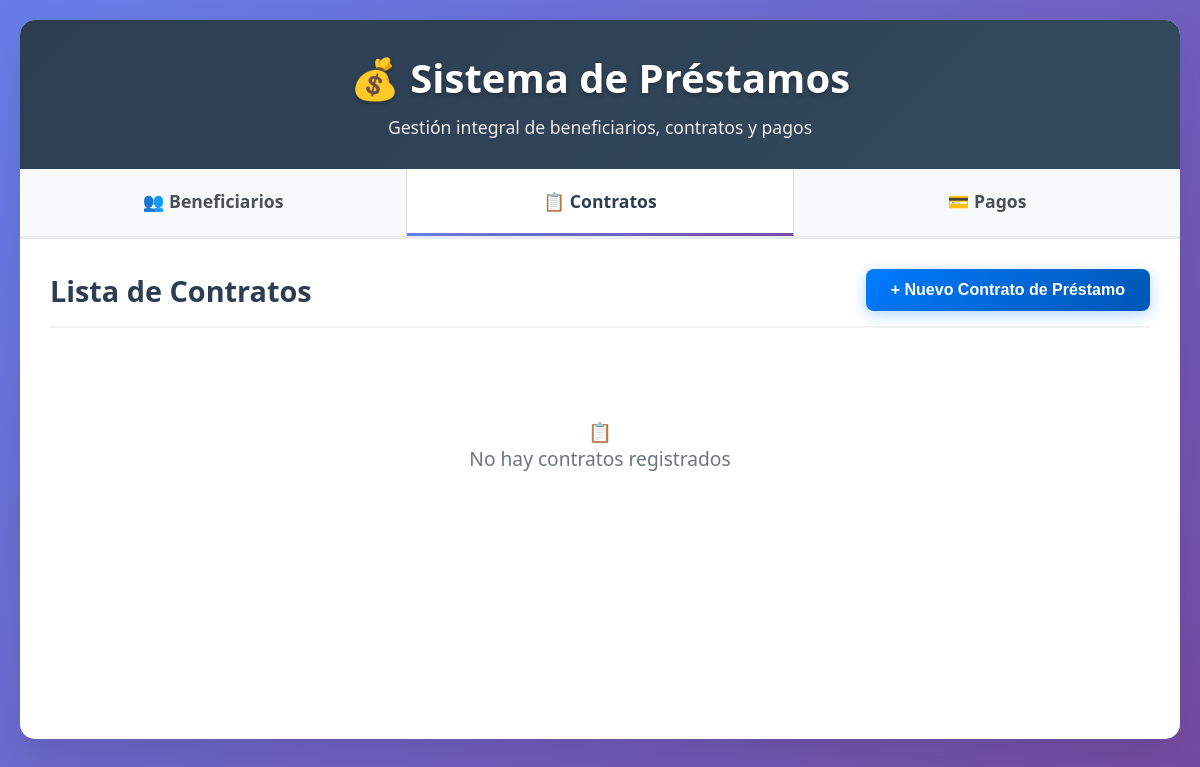
The app's page /?seccion=contratos, older data.
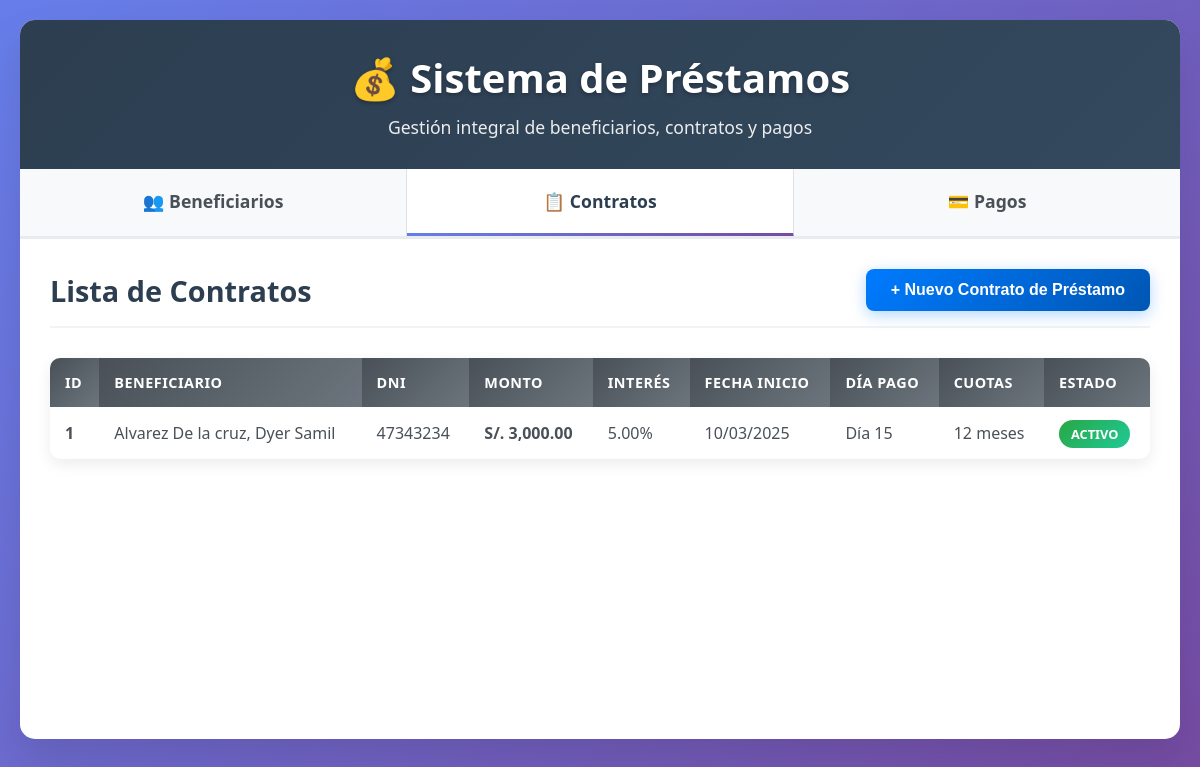
The same page, newer data.
### tables this page shows
CREATE TABLE contratos
(
	idcontrato 		INT AUTO_INCREMENT PRIMARY KEY,
    idbeneficiario  INT 			NOT NULL,
    monto 			DECIMAL(7,2)  	NOT NULL,
    interes 		DECIMAL(5,2)  	NOT NULL,
    fechainicio 	DATE 			NOT NULL,
    diapago 		TINYINT 		NOT NULL,
    numcuotas 		TINYINT 		NOT NULL COMMENT 'Expresado en meses',
    estado 			ENUM('ACT','FIN') NOT NULL DEFAULT 'ACT' COMMENT 'ACT = Activo, FIN = Finalizo',
    creado 			DATETIME 			NOT NULL DEFAULT NOW(),
    modificado 		DATETIME 			NULL,
    CONSTRAINT fk_idbeneficiario_con FOREIGN KEY (idbeneficiario) REFERENCES beneficiarios (idbeneficiario)
);

CREATE TABLE beneficiarios
(
	idbeneficiario	INT AUTO_INCREMENT PRIMARY KEY,
    apellidos		VARCHAR(50) 		NOT NULL,
    nombres 		VARCHAR(50) 		NOT NULL,
    dni 			CHAR(8) 			NOT NULL,
    telefono 		CHAR(9) 			NOT NULL,
    direccion 		VARCHAR(90) 		NULL,
    creado 			DATETIME 			NOT NULL DEFAULT NOW(),
    modificado 		DATETIME 			NULL,
    CONSTRAINT uk_dni_be UNIQUE (dni)
);

### public/views/Contrato/registraryListar.php (the view, shortened to what this page needs)
<?php
function obtenerContratos($pdo) {
    $stmt = $pdo->prepare("
        SELECT c.*,
               CONCAT(b.apellidos, ', ', b.nombres) as beneficiario_nombre,
               b.dni as beneficiario_dni
        FROM contratos c
        INNER JOIN beneficiarios b ON c.idbeneficiario = b.idbeneficiario
        ORDER BY c.fechainicio DESC
    ");
    $stmt->execute();
    return $stmt->fetchAll(PDO::FETCH_ASSOC);
}
$contratos = obtenerContratos($pdo);
?>
<div class="section-header">
    <h2 class="section-title">Lista de Contratos</h2>
    <button class="btn-registrar" onclick="abrirModal()">+ Nuevo Contrato de Préstamo</button>
</div>
<?php if (count($contratos) > 0): ?>
    <table class="data-table">
        <thead>
            <tr>
                <th>ID</th>
                <th>Beneficiario</th>
                <th>DNI</th>
                <th>Monto</th>
                <th>Interés</th>
                <th>Fecha Inicio</th>
                <th>Día Pago</th>
                <th>Cuotas</th>
                <th>Estado</th>
            </tr>
        </thead>
        <tbody>
            <?php foreach ($contratos as $contrato): ?>
                <tr>
                    <td><strong><?php echo $contrato['idcontrato']; ?></strong></td>
                    <td><?php echo $contrato['beneficiario_nombre']; ?></td>
                    <td><?php echo $contrato['beneficiario_dni']; ?></td>
                    <td class="currency">S/. <?php echo number_format($contrato['monto'], 2); ?></td>
                    <td><?php echo number_format($contrato['interes'], 2); ?>%</td>
                    <td><?php echo date('d/m/Y', strtotime($contrato['fechainicio'])); ?></td>
                    <td>Día <?php echo $contrato['diapago']; ?></td>
                    <td><?php echo $contrato['numcuotas']; ?> meses</td>
                    <td>
                        <?php if ($contrato['estado'] === 'ACT'): ?>
                            <span class="badge badge-active">Activo</span>
                        <?php else: ?>
                            <span class="badge badge-finished">Finalizado</span>
                        <?php endif; ?>
                    </td>
                </tr>
            <?php endforeach; ?>
        </tbody>
    </table>
<?php else: ?>
    <div class="no-data">
        <div>📋</div>
        <p>No hay contratos registrados</p>
    </div>
<?php endif; ?>

### index.php (shortened to what this page needs)
<?php
$host = 'localhost';
$dbname = 'prestamos';
$username = 'root';
$password = '';
try {
    $pdo = new PDO("mysql:host=$host;dbname=$dbname;charset=utf8", $username, $password);
    $pdo->setAttribute(PDO::ATTR_ERRMODE, PDO::ERRMODE_EXCEPTION);
} catch(PDOException $e) {
    die("Error de conexión: " . $e->getMessage());
}
$seccion = isset($_GET['seccion']) ? $_GET['seccion'] : 'beneficiarios';
?>
<!DOCTYPE html>
<html lang="es">
<head>
</head>
<body>
    <div class="container">
        <div class="header">
            <h1>💰 Sistema de Préstamos</h1>
            <p>Gestión integral de beneficiarios, contratos y pagos</p>
        </div>
        <div class="nav-tabs">
            <a href="?seccion=beneficiarios" class="nav-tab <?php echo $seccion === 'beneficiarios' ? 'active' : ''; ?>">
                👥 Beneficiarios
            </a>
            <a href="?seccion=contratos" class="nav-tab <?php echo $seccion === 'contratos' ? 'active' : ''; ?>">
                📋 Contratos
            </a>
            <a href="?seccion=pagos" class="nav-tab <?php echo $seccion === 'pagos' ? 'active' : ''; ?>">
                💳 Pagos
            </a>
        </div>
        <div class="content">
            <?php
            switch($seccion) {
                case 'contratos':
                    include 'public/views/Contrato/registraryListar.php';
                    break;
            }
            ?>
        </div>
    </div>
</body>
</html>

### index.php (style rules this page uses)
* { margin: 0; padding: 0; box-sizing: border-box; }
body { font-family: 'Segoe UI', Tahoma, Geneva, Verdana, sans-serif; background: linear-gradient(135deg, #667eea 0%, #764ba2 100%); min-height: 100vh; padding: 20px; }
.container { max-width: 1200px; margin: 0 auto; background: white; border-radius: 15px; box-shadow: 0 20px 40px rgba(0,0,0,0.1); overflow: hidden; }
.header { background: linear-gradient(135deg, #2c3e50 0%, #34495e 100%); color: white; padding: 30px; text-align: center; }
.header h1 { font-size: 2.5em; margin-bottom: 10px; text-shadow: 0 2px 4px rgba(0,0,0,0.3); }
.header p { opacity: 0.9; font-size: 1.1em; }
.nav-tabs { display: flex; background: #f8f9fa; border-bottom: 3px solid #e9ecef; }
.nav-tab { flex: 1; text-align: center; padding: 20px; background: #f8f9fa; color: #495057; text-decoration: none; font-weight: 600; font-size: 1.1em; transition: all 0.3s ease; border-right: 1px solid #dee2e6; position: relative; }
.nav-tab:last-child { border-right: none; }
.nav-tab.active { background: white; color: #2c3e50; border-bottom: 3px solid #667eea; }
.nav-tab.active::after { content: ''; position: absolute; bottom: -3px; left: 0; right: 0; height: 3px; background: linear-gradient(135deg, #667eea, #764ba2); }
.content { padding: 30px; min-height: 500px; }

### public/views/Contrato/registraryListar.php (style rules this page uses)
.section-header { display: flex; justify-content: space-between; align-items: center; margin-bottom: 30px; padding-bottom: 15px; border-bottom: 2px solid #f1f3f4; }
.section-title { font-size: 1.8em; color: #2c3e50; font-weight: 700; }
.btn-registrar { background: linear-gradient(135deg, #007bff, #0056b3); color: white; padding: 12px 25px; border: none; border-radius: 8px; font-size: 1em; font-weight: 600; cursor: pointer; transition: all 0.3s ease; text-decoration: none; display: inline-block; box-shadow: 0 4px 15px rgba(0, 123, 255, 0.3); }
.data-table { width: 100%; border-collapse: collapse; background: white; border-radius: 10px; overflow: hidden; box-shadow: 0 5px 15px rgba(0,0,0,0.08); }
.data-table th { background: linear-gradient(135deg, #495057, #6c757d); color: white; padding: 15px; text-align: left; font-weight: 600; text-transform: uppercase; font-size: 0.9em; letter-spacing: 0.5px; }
.data-table td { padding: 15px; border-bottom: 1px solid #f1f3f4; color: #495057; }
.data-table tr:last-child td { border-bottom: none; }
.badge { padding: 5px 12px; border-radius: 20px; font-size: 0.8em; font-weight: 600; text-transform: uppercase; }
.badge-active { background: linear-gradient(135deg, #28a745, #20c997); color: white; }
.currency { font-weight: 600; color: #28a745; }
.no-data { text-align: center; padding: 60px 20px; color: #6c757d; font-size: 1.2em; }

Row changes from the older to the newer data that the page shows:
added contratos: idcontrato "1", beneficiario_nombre "Alvarez De la cruz, Dyer Samil", idbeneficiario.dni "47343234", monto "3,000.00", interes "5.00", fechainicio "10/03/2025", diapago "15", numcuotas "12", estado "ACTIVO"
Text that changed along with them:
text no longer shown: "📋 No hay contratos registrados"
text now shown: "ID BENEFICIARIO DNI MONTO INTERÉS FECHA INICIO DÍA PAGO CUOTAS ESTADO"
